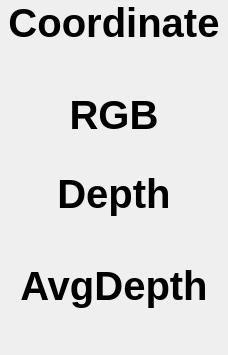
<?xml version="1.0" encoding="UTF-8"?>
<ui version="4.0">
 <class>DisplayView</class>
 <widget class="QDialog" name="DisplayView">
  <property name="geometry">
   <rect>
    <x>0</x>
    <y>0</y>
    <width>228</width>
    <height>333</height>
   </rect>
  </property>
  <property name="windowTitle">
   <string>Dialog</string>
  </property>
  <layout class="QGridLayout" name="gridLayout">
   <property name="leftMargin">
    <number>0</number>
   </property>
   <property name="topMargin">
    <number>0</number>
   </property>
   <property name="rightMargin">
    <number>0</number>
   </property>
   <property name="bottomMargin">
    <number>0</number>
   </property>
   <property name="spacing">
    <number>0</number>
   </property>
   <item row="0" column="0">
    <widget class="QLabel" name="m_lab_mouse_xy_title">
     <property name="font">
      <font>
       <pointsize>30</pointsize>
       <weight>75</weight>
       <bold>true</bold>
      </font>
     </property>
     <property name="text">
      <string>Coordinate</string>
     </property>
     <property name="textFormat">
      <enum>Qt::AutoText</enum>
     </property>
     <property name="alignment">
      <set>Qt::AlignCenter</set>
     </property>
    </widget>
   </item>
   <item row="1" column="0">
    <widget class="QLabel" name="m_lab_mouse_xy">
     <property name="font">
      <font>
       <pointsize>30</pointsize>
       <weight>75</weight>
       <bold>true</bold>
      </font>
     </property>
     <property name="styleSheet">
      <string notr="true">border-color: rgb(255, 255, 127);
border-image: url(:/AngstrongDemo/image_ico/BG/BG2.png);</string>
     </property>
     <property name="text">
      <string/>
     </property>
     <property name="alignment">
      <set>Qt::AlignCenter</set>
     </property>
    </widget>
   </item>
   <item row="2" column="0">
    <widget class="QLabel" name="m_lab_rgb_title">
     <property name="font">
      <font>
       <pointsize>30</pointsize>
       <weight>75</weight>
       <bold>true</bold>
      </font>
     </property>
     <property name="text">
      <string>RGB</string>
     </property>
     <property name="alignment">
      <set>Qt::AlignCenter</set>
     </property>
    </widget>
   </item>
   <item row="3" column="0">
    <widget class="QLabel" name="m_lab_rgb">
     <property name="font">
      <font>
       <pointsize>22</pointsize>
       <weight>75</weight>
       <bold>true</bold>
      </font>
     </property>
     <property name="styleSheet">
      <string notr="true">border-image: url(:/AngstrongDemo/image_ico/BG/BG2.png);</string>
     </property>
     <property name="text">
      <string/>
     </property>
     <property name="alignment">
      <set>Qt::AlignCenter</set>
     </property>
    </widget>
   </item>
   <item row="4" column="0">
    <widget class="QLabel" name="m_lab_depth_title">
     <property name="font">
      <font>
       <pointsize>30</pointsize>
       <weight>75</weight>
       <bold>true</bold>
      </font>
     </property>
     <property name="text">
      <string>Depth</string>
     </property>
     <property name="alignment">
      <set>Qt::AlignCenter</set>
     </property>
    </widget>
   </item>
   <item row="5" column="0">
    <widget class="QLabel" name="m_lab_depth">
     <property name="font">
      <font>
       <pointsize>30</pointsize>
       <weight>75</weight>
       <bold>true</bold>
      </font>
     </property>
     <property name="styleSheet">
      <string notr="true">border-image: url(:/AngstrongDemo/image_ico/BG/BG2.png);</string>
     </property>
     <property name="text">
      <string/>
     </property>
     <property name="alignment">
      <set>Qt::AlignCenter</set>
     </property>
    </widget>
   </item>
   <item row="6" column="0">
    <widget class="QLabel" name="m_lab_avg_depth_title">
     <property name="font">
      <font>
       <pointsize>30</pointsize>
       <weight>75</weight>
       <bold>true</bold>
      </font>
     </property>
     <property name="text">
      <string>AvgDepth</string>
     </property>
     <property name="alignment">
      <set>Qt::AlignCenter</set>
     </property>
    </widget>
   </item>
   <item row="7" column="0">
    <layout class="QHBoxLayout" name="horizontalLayout">
     <item>
      <widget class="QLabel" name="m_lab_avg_depth01">
       <property name="font">
        <font>
         <pointsize>30</pointsize>
         <weight>75</weight>
         <bold>true</bold>
        </font>
       </property>
       <property name="styleSheet">
        <string notr="true">border-image: url(:/AngstrongDemo/image_ico/BG/BG2.png);</string>
       </property>
       <property name="text">
        <string/>
       </property>
       <property name="alignment">
        <set>Qt::AlignCenter</set>
       </property>
      </widget>
     </item>
     <item>
      <widget class="QLabel" name="m_lab_avg_depth02">
       <property name="font">
        <font>
         <pointsize>30</pointsize>
         <weight>75</weight>
         <bold>true</bold>
        </font>
       </property>
       <property name="styleSheet">
        <string notr="true">border-image: url(:/AngstrongDemo/image_ico/BG/BG2.png);</string>
       </property>
       <property name="text">
        <string/>
       </property>
       <property name="alignment">
        <set>Qt::AlignCenter</set>
       </property>
      </widget>
     </item>
    </layout>
   </item>
  </layout>
 </widget>
 <resources>
  <include location="AngstrongDemo.qrc"/>
 </resources>
 <connections/>
</ui>
